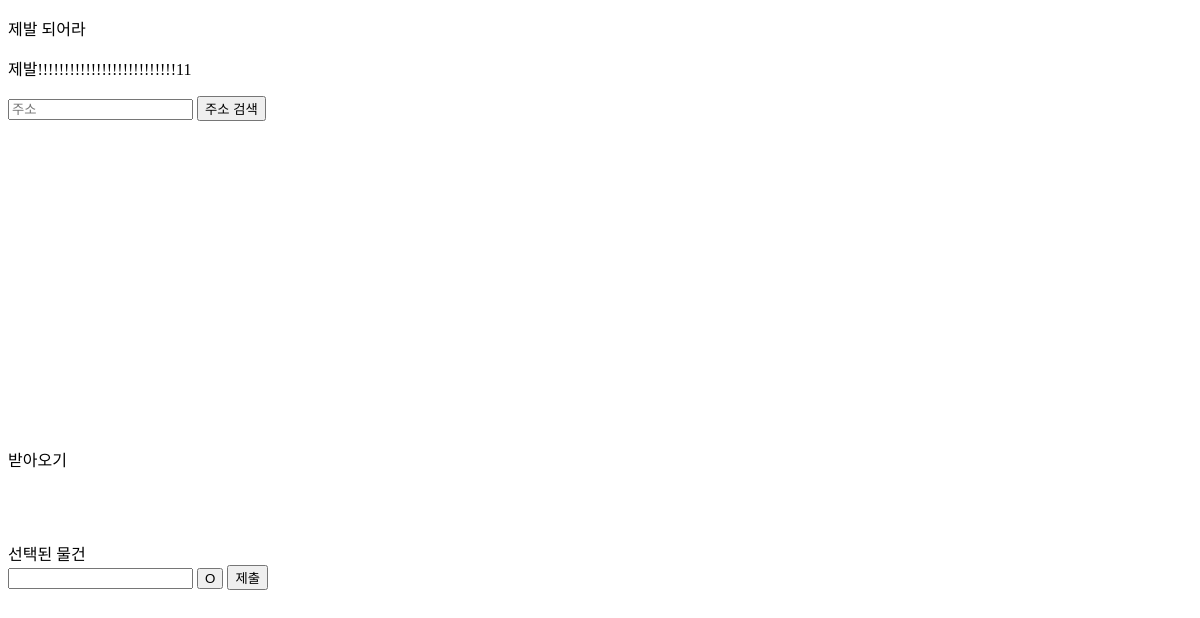
/delivery/request_market2/, run on an earlier commit of the app's database.
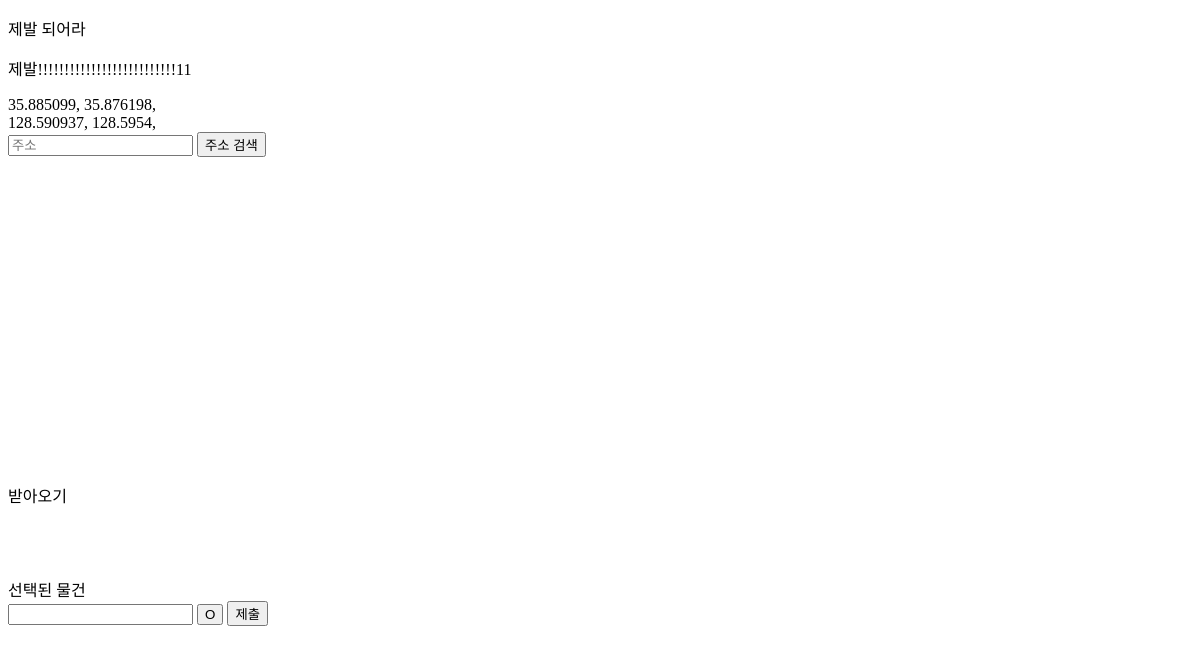
And on a later commit of the database.
### storeApp/models.py (models this page shows, shortened)
class Store(models.Model):
    store_name = models.CharField(max_length=30)
    store_lat = models.FloatField()
    store_image = models.ImageField(blank=True)
    store_lng = models.FloatField()
    store_addr = models.CharField(max_length=100)
    store_phone = models.IntegerField(blank=True, null=True)
    store_goods = models.ManyToManyField(
        'Goods', related_name='goods', blank=True)

### deliveryApp/views.py (the view, shortened to what this page needs)
# urls.py: path('request_market2/', views.request_market2, name="request_market2"),
def request_market2(request):
    stores = Store.objects.all()
    print
    store_name_list = []
    storeLat_in_total = []
    return render(request, 'request_market2.html', {'stores': stores})

### deliveryApp/templates/request_market2.html (shortened to what this page needs)
{%load static%}
<!DOCTYPE html>
<html lang="en">
<head>
</head>
<body>
    <p>제발 되어라</p>
    <p>제발!!!!!!!!!!!!!!!!!!!!!!!!!!11</p>
    <form action="{% url 'request_market_purchase' %}" method="POST">
        <div id="store_lat">
            {% for store in stores %}
            {{store.store_lat}},
            {%endfor%}
        </div>
        <div id="store_lng">
            {% for store in stores %}
            {{store.store_lng}},
            {%endfor%}
        </div>
        <input type="text" id="selected_mart_address" placeholder="주소">
        <input type="button" onclick="mart_radius()" value="주소 검색"><br>
        <div id="map" style="width:100%;height:300px;margin-top:10px;"></div>
        <p>받아오기</p>
        <br>
        <br>
        <div id="layout_of_marketStuff">
            <div id="stuff_all">
            </div>
            <br>
            <div id="category_all">
            </div>
        </div>
        <div>
            선택된 물건
        </div>
        <input name="order_total" id="order_total">
        <button type="button" onclick="Order()">O</button>
        <input type="submit" onclick="Order()" value="제출">
    </form>
</body>
</html>

### deliveryApp/templates/request_market2.html (style rules this page uses)
#layout_of_marketStuff { display: flex; width: 100%; }
#category_all { flex: 30%; }
#stuff_all { flex: 70%; }

What changed in the data, as far as the page shows it:
added Store: store_lat "35.885099", store_lng "128.590937"
added Store: store_lat "35.876198", store_lng "128.5954"
